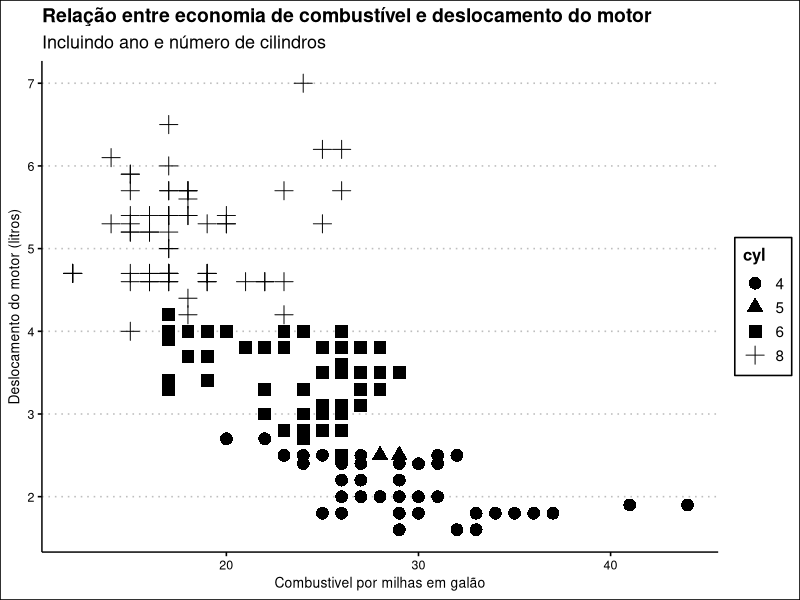

This figure's R source:
library(ggplot2)
library(dplyr)
library(RColorBrewer)
library(ggthemes)

# conversão da variável cyl para fator (variável categórica)
mpg$cyl <- as.factor(mpg$cyl)
str(mpg$cyl)

ggplot(mpg, aes(x = hwy, y = displ)) +
  geom_point(aes(shape = cyl), size = 4) +
  labs(
    title = "Relação entre economia de combustível e deslocamento do motor",
    subtitle = "Incluindo ano e número de cilindros",
    x = "Combustivel por milhas em galão",
    y = "Deslocamento do motor (litros)"
  ) +
    theme_clean()
